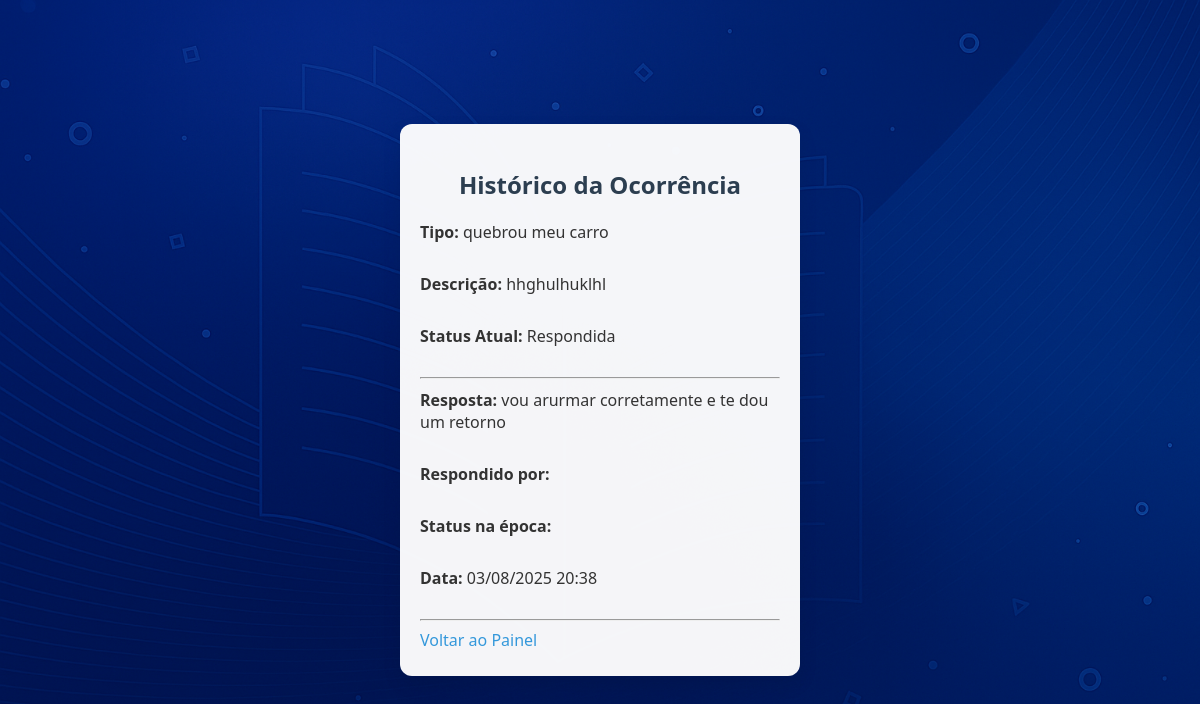
The app's page /historico/4 (signed in) with its own data.
### app/models.py (models this page shows)
class Ocorrencia(db.Model):
    id = db.Column(db.Integer, primary_key=True)
    usuario_id = db.Column(db.Integer, db.ForeignKey('usuario.id'), nullable=False)
    tipo = db.Column(db.String(50), nullable=False)
    descricao = db.Column(db.Text, nullable=False)
    status = db.Column(db.String(50), default='Pendente')
    data_criacao = db.Column(db.DateTime, default=lambda: datetime.now(fuso_brasil))
    resposta = db.Column(db.Text)
    respondido_por = db.Column(db.String(100))
    data_ultima_resposta = db.Column(db.DateTime)  # se necessário
    usuario = db.relationship('Usuario', backref='ocorrencias')

class Historico(db.Model):
    id = db.Column(db.Integer, primary_key=True)
    ocorrencia_id = db.Column(db.Integer, db.ForeignKey('ocorrencia.id'), nullable=False)
    status = db.Column(db.String(50))
    resposta = db.Column(db.Text)
    data_resposta = db.Column(db.DateTime, default=lambda: datetime.now(fuso_brasil))

### app/routes.py (the view)
@main.route('/historico/<int:ocorrencia_id>')
def historico_respostas(ocorrencia_id):
    if 'usuario_id' not in session:
        return redirect(url_for('main.login'))
    ocorrencia = Ocorrencia.query.get(ocorrencia_id)
    if not ocorrencia:
        return redirect(url_for('main.painel'))
    historico = Historico.query.filter_by(ocorrencia_id=ocorrencia_id).order_by(Historico.data_resposta.desc()).all()
    return render_template('main/historico_respostas.html', ocorrencia=ocorrencia, historico=historico)

### app/templates/main/historico_respostas.html (shortened to what this page needs)
<!DOCTYPE html>
<html lang="pt-br">
<head>
    <link rel="stylesheet" href="{{ url_for('static', filename='style.css') }}">
</head>
<body class="login-page">
    <div class="login-box">
        <h2> Histórico da Ocorrência</h2>
        <p><strong>Tipo:</strong> {{ ocorrencia.tipo }}</p>
        <p><strong>Descrição:</strong> {{ ocorrencia.descricao }}</p>
        <p><strong>Status Atual:</strong> {{ ocorrencia.status }}</p>
        <hr>
        {% if historico %}
            {% for h in historico %}
                <div class="historico-card">
                    <p><strong>Resposta:</strong> {{ h.resposta }}</p>
                    <p><strong>Respondido por:</strong> {{ h.respondido_por }}</p>
                    <p><strong>Status na época:</strong> {{ h.status_ocorrencia }}</p>
                    <p><strong>Data:</strong> {{ h.data_resposta.strftime('%d/%m/%Y %H:%M') }}</p>
                    <hr>
                </div>
            {% endfor %}
        {% else %}
            <p>Nenhuma resposta registrada ainda.</p>
        {% endif %}
        <a href="{{ url_for('main.painel') }}"> Voltar ao Painel</a>
    </div>
</body>
</html>

### app/static/style.css (style rules this page uses)
body { background: linear-gradient(to bottom, #e9f1fb, #f8fbff); font-family: 'Segoe UI', Tahoma, Geneva, Verdana, sans-serif; margin: 0; padding: 0; color: #2c3e50; overflow-x: hidden; }
html, body { overflow-x: hidden; }
p { color: #333; margin: 10px 0 30px; font-size: 16px; }
a { text-decoration: none; color: #3498db; }
.login-page { background: url('/static/img/fundo-login.png') no-repeat center center fixed; background-size: cover; min-height: 100vh; padding: 50px 20px; display: flex; justify-content: center; align-items: center; color: #2c3e50; font-family: 'Segoe UI', Tahoma, Geneva, Verdana, sans-serif; }
.login-box { width: 100%; max-width: 360px; margin: 0 auto; padding: 25px 20px; background-color: rgba(255, 255, 255, 0.96); border-radius: 12px; box-shadow: 0 8px 20px rgba(0, 0, 0, 0.08); text-align: left; }
.login-box h2 { margin-bottom: 20px; text-align: center; color: #2c3e50; }
.welcome-box, .login-box, .historico-container { width: 100%; max-width: 400px; margin: 20px auto; }
* { box-sizing: border-box; }

### records on screen
Ocorrencia: tipo "quebrou meu carro", descricao "hhghulhuklhl", status "Respondida"
Historico: resposta "vou arurmar corretamente e te dou um retorno", data_resposta "03/08/2025 20:38"
